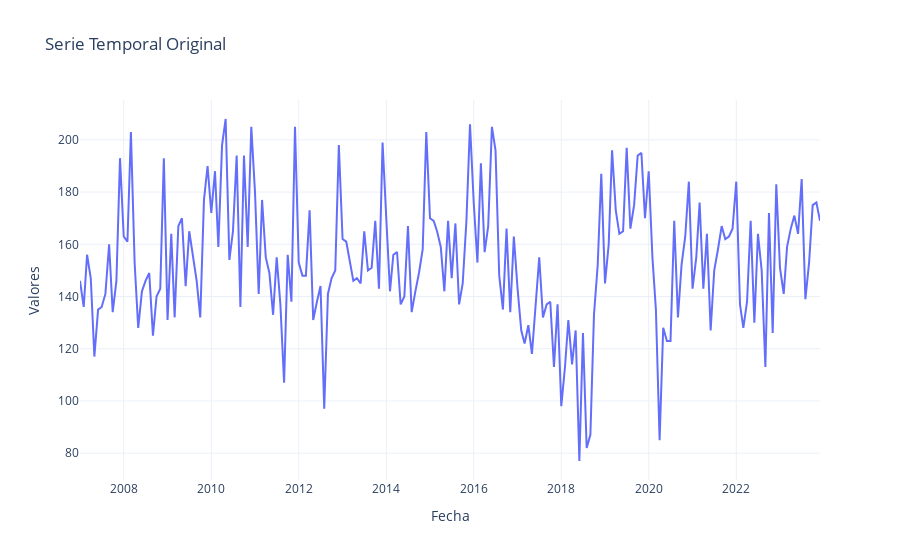

The code cell stored with this chart in its notebook:
### Code cell
analisis_st.graficar_serie()

### Figure 1 — Plotly figure (JSON) as saved in the notebook; plotly's stock layout.template omitted (floating-point values rounded to 4 significant figures; data arrays with more than 128 entries replaced by an {"elided": "..."} marker saying what was removed)
{"data": [{"hovertemplate": "Fecha=%{x}<br>Valores=%{y}<extra></extra>", "legendgroup": "", "line": {"color": "#636efa", "dash": "solid"}, "marker": {"symbol": "circle"}, "mode": "lines", "name": "", "orientation": "v", "showlegend": false, "type": "scatter", "x": {"elided": "204 str values"}, "xaxis": "x", "y": {"elided": "204 int values"}, "yaxis": "y"}], "layout": {"legend": {"tracegroupgap": 0}, "title": {"text": "Serie Temporal Original"}, "xaxis": {"anchor": "y", "domain": [0, 1], "title": {"text": "Fecha"}}, "yaxis": {"anchor": "x", "domain": [0, 1], "title": {"text": "Valores"}}}}
